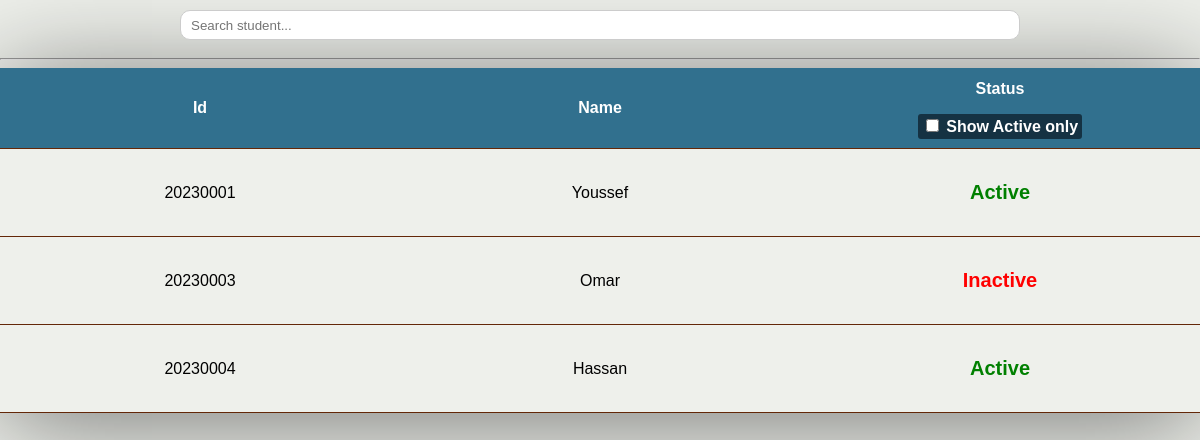
Screenshot of /app/all_students/ with the database file from the repository.
### StudentAffairs/models.py (models this page shows, shortened)
class Student(models.Model):
    id = models.IntegerField(primary_key=True)
    sid = models.CharField(name="studentID", max_length=8)
    name = models.CharField(name="studentName", max_length=100)
    dateOfBirth = models.CharField(name="studentBirthDate", max_length=50)
    gpa = models.CharField(name="studentGPA", max_length=5)
    level = models.CharField(name="studentLevel", max_length=1)
    department = models.CharField(name="studentDepartment", max_length=2, blank=True)
    email = models.CharField(name="studentEmail", max_length=100)
    phone = models.CharField(name="studentPhone", max_length=13)
    gender = models.CharField(name="studentGender", max_length=1)
    status = models.CharField(name="studentStatus", max_length=1, blank=True, default="0")

### StudentAffairs/views.py (the view)
# urls.py: path("app/all_students/", views.all_students , name="AllStudents"),
def all_students(request):
    students = Student.objects.all()
    return render(request,'app/all_students.html',{"students":students})

### StudentAffairs/templates/app/all_students.html (shortened to what this page needs)
{% load static %}
<!DOCTYPE html>
<html>
    <head>
        <link rel="stylesheet" href="{% static 'styles/style.css' %}">
        <link rel="stylesheet" type="text/css" href="{% static 'styles/viewAll.css' %}">
    </head>
    <body>
        <div class="head">
            <form id="form" >
                <input type="search" id="searchInput" name="q" placeholder="Search student...">
              </form>
            </div>
        <hr>
        <div class ="table-box">
        <table id="searchInput">
            <thead >
                <th>Id</th>
                <th >Name</th>
                <th>Status<br><br>
                    <label>
                    <input type="checkbox" id="active">
                        Show Active only
                    </label>
                </th>
            </thead>
            <div class ="table-content">
            <tbody id="tableBody">
                {% for student in students %}
                    {% if student.studentStatus == "0" %}
                        <tr class="inactive" id="{{student.studentID}}">
                            <td>{{student.studentID}}</td>
                            <td>{{student.studentName}}</td>
                            <td><P style="color:red;">Inactive</p></td>
                        </tr>
                    {% else %}
                        <tr class="Active" id="{{student.studentID}}">
                            <td>{{student.studentID}}</td>
                            <td>{{student.studentName}}</td>
                            <td><P style="color:green;">Active</p></td>
                        </tr>
                    {% endif %}
                {% endfor %}
            </tbody>
            </div>
            </table>
    </body>
</html>

### StudentAffairs/static/styles/style.css (style rules this page uses)
:root { --main-background-color: #EEF0EB; --navigation-background-color: #153243; --navigation-text-color: #ffffff; --input-background-color: #f7f8f5bc; --input-text-color: #153243; --input-border-color: #153243; --primary-button-background-color: #632708; --primary-button-text-color: #FFFFFF; --secondary-button-background-color: #31708E; --secondary-button-text-color: #FFFFFF; --special-button-background-color : #82b0c5dc; --default-font-size: 16px; }

### StudentAffairs/static/styles/viewAll.css (style rules this page uses)
body { width: 100%; height: 100%; padding:0px; margin:0px; justify-content: center; align-items: center; font-family: sans-serif; background-color: var(--main-background-color); text-align: center; }
.table-box table { align-self: center; border-collapse: collapse; margin-left: auto; margin-right: auto; table-layout: fixed; width:100%; height: 200px; margin-top: 0px; max-height: 30px; overflow-y: scroll; box-shadow: 0 10px 100px rgba(0, 0, 0, 0.5); }
.table-box th,.table-box td { padding: 12px 15px; border-bottom: 1px solid #632708; }
.table-content { overflow: auto; }
.head { height: 50px; justify-content: center; align-items: center; }
.head input[type="search"] { width: 70%; margin-top: 10px; height: 30px; padding: 10px; border-radius: 10px; border: 1px solid #ccc; }
.Active p { font-size: 20px; font-weight: bold; }
.inactive p { font-size: 20px; font-weight: bold; }
label { background-color: #153243; padding: 4px; border-radius: 3px; }

### rows the page displays
Student: studentID "20230001", studentName "Youssef"
Student: studentID "20230003", studentName "Omar"
Student: studentID "20230004", studentName "Hassan"
